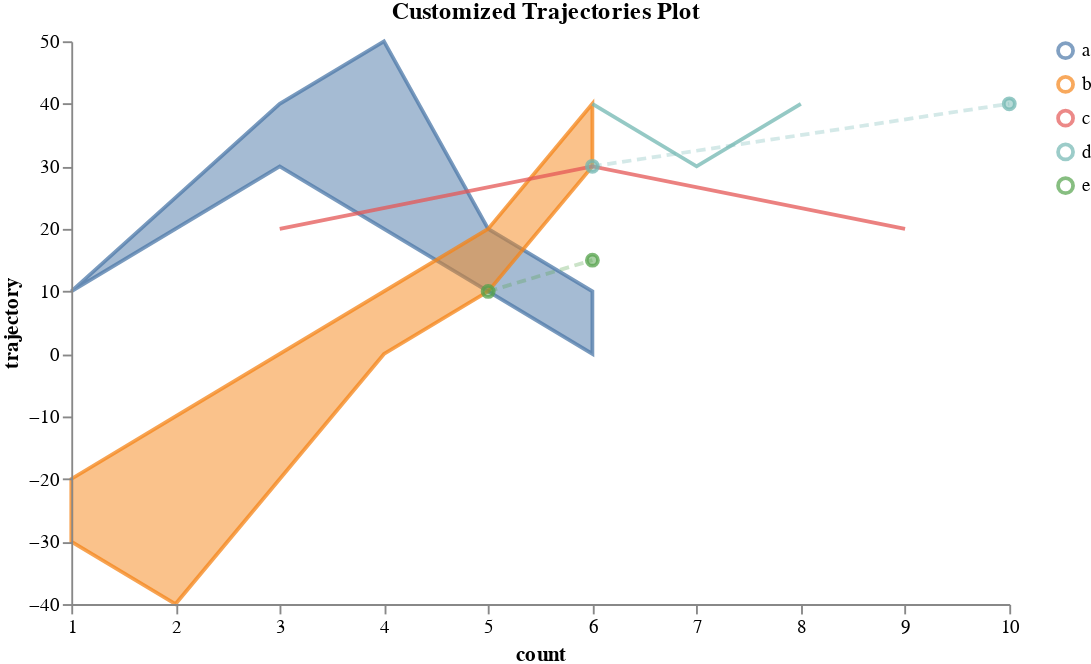

Write a Vega-Lite specification for this figure.
### Vega specification from a JSON file in a GitHub repository (floating-point values rounded to 4 significant figures)
{"$schema": "https://vega.github.io/schema/vega/v5.json", "width": 500, "height": 300, "scales": [{"name": "xscale", "type": "linear", "range": "width", "zero": false, "domain": {"fields": [{"data": "distributions", "field": "timepoint"}, {"data": "traces", "field": "timepoint"}, {"data": "points", "field": "timepoint"}]}}, {"name": "yscale", "type": "linear", "range": "height", "nice": true, "zero": true, "domain": {"fields": [{"data": "distributions", "field": "lower"}, {"data": "distributions", "field": "upper"}, {"data": "traces", "field": "value"}, {"data": "points", "field": "value"}]}}, {"name": "markerscale_v", "type": "ordinal", "domain": {"data": "markers_v", "field": "label"}, "range": {"data": "markers_v", "field": "new_color"}}, {"name": "markerscale_h", "type": "ordinal", "domain": {"data": "markers_h", "field": "label"}, "range": {"data": "markers_h", "field": "new_color"}}, {"name": "color", "type": "ordinal", "range": "category", "domain": {"fields": [{"data": "distributions", "field": "trajectory"}, {"data": "traces", "field": "trajectory"}, {"data": "points", "field": "trajectory"}], "sort": {"order": "ascending"}}}, {"name": "lineStyle", "type": "ordinal", "domain": ["dashed", "solid"], "range": [[5, 5], []]}], "axes": [{"orient": "bottom", "scale": "xscale", "zindex": 100, "title": {"signal": "data('axis_labels')[0].xaxis_label"}}, {"orient": "left", "scale": "yscale", "zindex": 100, "title": {"signal": "data('axis_labels')[0].yaxis_label"}}], "signals": [{"name": "clear", "value": true, "on": [{"events": "mouseup[!event.item]", "update": "true", "force": true}]}, {"name": "shift", "value": false, "on": [{"events": "@legendSymbol:click, @legendLabel:click", "update": "event.shiftKey", "force": true}]}, {"name": "clicked", "value": null, "on": [{"events": "@legendSymbol:click, @legendLabel:click", "update": "{value: datum.value}", "force": true}]}, {"name": "clearData", "value": true, "on": [{"events": "mouseup[!event.item]", "update": "true", "force": true}]}, {"name": "clickedData", "value": null, "on": [{"events": "@area:click", "update": "{value: datum.trajectory}", "force": true}]}, {"name": "logLegendClick", "value": null, "on": [{"events": "@legendSymbol:click, @legendLabel:click", "update": "{datum: datum}", "force": true}]}, {"description": "Active datapoint", "name": "activated_datapoint", "value": null, "on": [{"events": "symbol:mouseover", "update": "item()"}, {"events": "symbol:mouseout", "update": "null"}]}, {"name": "logAreaClick", "value": null, "on": [{"events": "@area:click", "update": "{datum: datum}", "force": true}]}], "config": {"logLevel": "warn"}, "legends": [{"name": "color_legend", "stroke": "color", "encode": {"symbols": {"name": "legendSymbol", "interactive": true, "update": {"fill": {"value": "transparent"}, "strokeWidth": {"value": 2}, "opacity": [{"test": "!length(data('selected')) || indata('selected', 'value', datum.value) || indata('selectedData', 'value', datum.value)", "value": 0.7}, {"value": 0.15}], "size": {"value": 64}}}, "labels": {"name": "legendLabel", "interactive": true, "update": {"opacity": [{"test": "!length(data('selectedData')) || indata('selectedData', 'value', datum.value)", "value": 1}, {"value": 0.25}]}}}}, {"name": "marker_color_legend_v", "fill": "markerscale_v", "encode": {"symbols": {"name": "markerLegendSymbol_v", "interactive": true, "update": {"size": {"value": 100}, "shape": {"value": "square"}, "stroke": {"value": "transparent"}, "opacity": {"value": 1}}}, "labels": {"name": "markerLegendLabel", "interactive": true, "update": {"text": {"field": "label"}, "fill": {"value": "black"}, "opacity": {"value": 1}}}}}, {"name": "marker_color_legend_h", "fill": "markerscale_h", "encode": {"symbols": {"name": "markerLegendSymbol_h", "interactive": true, "update": {"size": {"value": 100}, "shape": {"value": "square"}, "stroke": {"value": "transparent"}, "opacity": {"value": 1}}}, "labels": {"name": "markerLegendLabel", "interactive": true, "update": {"text": {"field": "label"}, "fill": {"value": "black"}, "opacity": {"value": 1}}}}}], "marks": [{"type": "group", "zindex": 3, "name": "_points", "from": {"facet": {"name": "points_split", "data": "points", "groupby": "trajectory"}}, "marks": [{"type": "symbol", "name": "_points_symbol", "from": {"data": "points_split"}, "zindex": 3, "encode": {"update": {"x": {"scale": "xscale", "field": "timepoint"}, "y": {"scale": "yscale", "field": "value"}, "size": {"value": 35}, "strokeWidth": {"value": 2}, "fill": {"scale": "color", "field": "trajectory"}, "stroke": {"scale": "color", "field": "trajectory"}, "fillOpacity": [{"test": "!length(data('selected')) || indata('selected', 'value', datum.trajectory)", "value": 0.5}, {"value": 0.15}], "strokeOpacity": [{"test": "!length(data('selected')) || indata('selected', 'value', datum.trajectory)", "value": 0.75}, {"value": 0.15}], "tooltip": {"field": "value"}}, "hover": {"fillOpacity": {"value": 0.9}}}}, {"type": "line", "name": "_points_line", "from": {"data": "points_split"}, "zindex": 3, "encode": {"update": {"x": {"scale": "xscale", "field": "timepoint"}, "y": {"scale": "yscale", "field": "value"}, "strokeWidth": {"value": 2}, "stroke": {"scale": "color", "field": "trajectory"}, "interpolate": {"value": "linear"}, "strokeDash": {"value": [5, 3]}, "strokeOpacity": [{"test": "!length(data('selected')) || indata('selected', 'value', datum.trajectory)", "value": 0.3}, {"value": 0.1}]}, "hover": {"fillOpacity": {"value": 0.9}}}}]}, {"type": "group", "zindex": 2, "name": "_traces", "from": {"facet": {"name": "traces_split", "data": "traces", "groupby": "trajectory"}}, "marks": [{"type": "line", "name": "_traces_lines", "from": {"data": "traces_split"}, "encode": {"update": {"x": {"scale": "xscale", "field": "timepoint"}, "y": {"scale": "yscale", "field": "value"}, "strokeWidth": {"value": 2}, "stroke": {"scale": "color", "field": "trajectory"}, "interpolate": {"value": "linear"}, "strokeOpacity": [{"test": "!length(data('selected')) || indata('selected', 'value', datum.trajectory)", "value": 0.75}, {"value": 0.15}]}, "hover": {"fillOpacity": {"value": 0.9}}}}]}, {"type": "group", "name": "_distributions", "zindex": 1, "from": {"facet": {"name": "trajectory_split", "data": "distributions", "groupby": "trajectory"}}, "marks": [{"type": "area", "name": "area", "interactive": true, "from": {"data": "trajectory_split"}, "encode": {"update": {"x": {"scale": "xscale", "field": "timepoint"}, "y": {"scale": "yscale", "field": "upper"}, "y2": {"scale": "yscale", "field": "lower"}, "interpolate": {"value": "linear"}, "strokeWidth": {"value": 2}, "fill": {"scale": "color", "field": "trajectory"}, "stroke": {"scale": "color", "field": "trajectory"}, "fillOpacity": [{"test": "!length(data('selected')) || indata('selected', 'value', datum.trajectory)", "value": 0.5}, {"value": 0.15}], "strokeOpacity": [{"test": "!length(data('selected')) || indata('selected', 'value', datum.trajectory)", "value": 0.75}, {"value": 0.15}]}, "hover": {"fillOpacity": {"value": 0.9}}}}]}, {"type": "group", "name": "_markers_v", "marks": [{"type": "rule", "name": "_marker_v text", "from": {"data": "markers_v"}, "encode": {"enter": {"stroke": {"scale": "markerscale_v", "field": "label"}, "strokeDash": {"scale": "lineStyle", "field": "type"}}, "update": {"x": {"scale": "xscale", "field": "axis_value"}, "y2": {"value": 0}, "y": {"signal": "height"}, "opacity": {"value": 1}}}}]}, {"type": "group", "name": "_markers_h", "marks": [{"type": "rule", "name": "_marker_h text", "from": {"data": "markers_h"}, "encode": {"enter": {"stroke": {"scale": "markerscale_h", "field": "label"}, "strokeDash": {"scale": "lineStyle", "field": "type"}}, "update": {"y": {"scale": "yscale", "field": "axis_value"}, "x2": {"value": 0}, "x": {"signal": "width"}, "opacity": {"value": 1}}}}]}], "data": [{"name": "distributions", "values": [{"timepoint": 1, "upper": 10, "lower": 10, "trajectory": "a"}, {"timepoint": 2, "upper": 20, "lower": 25, "trajectory": "a"}, {"timepoint": 4, "upper": 20, "lower": 50, "trajectory": "a"}, {"timepoint": 6, "upper": 0, "lower": 10, "trajectory": "a"}, {"timepoint": 1, "upper": -30, "lower": -20, "trajectory": "b"}, {"timepoint": 5, "upper": 10, "lower": 20, "trajectory": "a"}, {"timepoint": 2, "upper": -40, "lower": -10, "trajectory": "b"}, {"timepoint": 3, "upper": -20, "lower": 0, "trajectory": "b"}, {"timepoint": 3, "upper": 30, "lower": 40, "trajectory": "a"}, {"timepoint": 5, "upper": 10, "lower": 20, "trajectory": "b"}, {"timepoint": 4, "upper": 0, "lower": 10, "trajectory": "b"}, {"timepoint": 6, "upper": 30, "lower": 40, "trajectory": "b"}], "transform": [{"type": "collect", "sort": {"field": ["trajectory", "timepoint"]}}, {"type": "formula", "expr": "warn('DEBUG: timepoint=' + datum.timepoint + ', upper=' + datum.upper + ', lower=' + datum.lower + ', trajectory=' + datum.trajectory, null)", "as": "debugInfo"}]}, {"name": "traces", "values": [{"timepoint": 6, "value": 30, "trajectory": "c"}, {"timepoint": 9, "value": 20, "trajectory": "c"}, {"timepoint": 3, "value": 20, "trajectory": "c"}, {"timepoint": 7, "value": 30, "trajectory": "d"}, {"timepoint": 6, "value": 40, "trajectory": "d"}, {"timepoint": 8, "value": 40, "trajectory": "d"}], "transform": [{"type": "filter", "expr": "isValid(datum.value)"}, {"type": "collect", "sort": {"field": ["trajectory", "timepoint"]}}, {"type": "formula", "expr": "warn('DEBUG: timepoint=' + datum.timepoint + ', value=' + datum.value + ', trajectory=' + datum.trajectory, null)", "as": "debugInfo"}]}, {"name": "points", "values": [{"timepoint": 6, "value": 30, "trajectory": "d"}, {"timepoint": 10, "value": 40, "trajectory": "d"}, {"timepoint": 5, "value": 10, "trajectory": "e"}, {"timepoint": 6, "value": 15, "trajectory": "e"}], "transform": [{"type": "formula", "expr": "warn('DEBUG: timepoint=' + datum.timepoint + ', value=' + datum.value + ', trajectory=' + datum.trajectory, null)", "as": "debugInfo"}]}, {"name": "markers_v", "values": [{"axis_value": 3, "label": "", "new_color": "", "type": ""}]}, {"name": "markers_h", "values": [{"axis_value": 3, "label": "", "new_color": "", "type": ""}]}, {"name": "axis_labels", "values": [{"xaxis_label": "count", "yaxis_label": "trajectory"}]}, {"name": "selected", "on": [{"trigger": "clear", "remove": true}, {"trigger": "!shift", "remove": true}, {"trigger": "!shift && clicked", "insert": "clicked"}, {"trigger": "shift && clicked", "toggle": "clicked"}]}, {"name": "selectedData", "on": [{"trigger": "clearData", "remove": true}, {"trigger": "clickedData", "toggle": "clickedData"}]}], "title": "Customized Trajectories Plot"}
